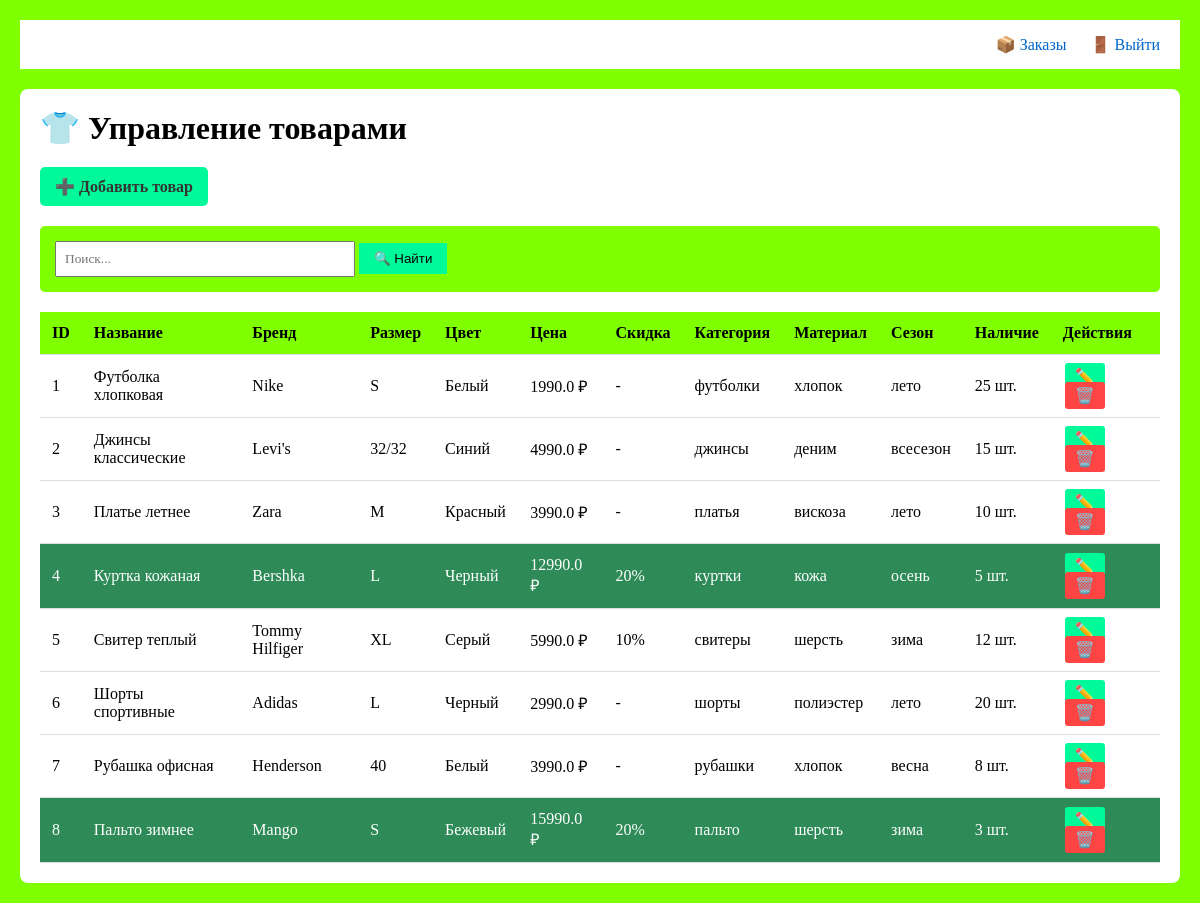
/admin/products (signed in), run on the app's committed database.
### tables this page shows
CREATE TABLE products (
            id INTEGER PRIMARY KEY AUTOINCREMENT,
            name TEXT,
            brand TEXT,
            size TEXT,
            color TEXT,
            price REAL,
            stock INTEGER,
            category TEXT,
            material TEXT,
            season TEXT
        );

### app.py (the view)
@app.route('/admin/products')
def admin_products():
    if 'user_id' not in session or session.get('role') != 'admin':
        flash('Нет доступа')
        return redirect(url_for('login'))
    conn = get_db()
    products = conn.execute("SELECT * FROM products").fetchall()
    conn.close()
    return render_template('admin_products.html', products=products)

### app.py (called while the page is built)
def get_db():
    conn = sqlite3.connect(DATABASE)
    conn.row_factory = sqlite3.Row
    return conn

### templates/admin_products.html (shortened to what this page needs)
<!DOCTYPE html>
<html>
<head>
</head>
<body>
    <div class="header">
        <a href="/admin/orders">📦 Заказы</a>
        <a href="/logout">🚪 Выйти</a>
    </div>
    <div class="container">
        <h1>👕 Управление товарами</h1>
        <a href="/admin/product/add" class="btn-add">➕ Добавить товар</a>
        <div class="search-box">
            <form method="GET">
                <input type="text" name="search" placeholder="Поиск..." value="{{ request.args.get('search', '') }}">
                <button type="submit">🔍 Найти</button>
            </form>
        </div>
        <table>
            <thead>
                <tr>
                    <th>ID</th><th>Название</th><th>Бренд</th><th>Размер</th>
                    <th>Цвет</th><th>Цена</th><th>Скидка</th>
                    <th>Категория</th><th>Материал</th><th>Сезон</th><th>Наличие</th><th>Действия</th>
                </tr>
            </thead>
            <tbody>
                {% for p in products %}
                {% set discount = 20 if p.price > 10000 else (10 if p.price > 5000 else 0) %}
                <tr {% if discount > 15 %}class="discount-high"{% endif %}>
                    <td>{{ p.id }}</td>
                    <td>{{ p.name }}</td>
                    <td>{{ p.brand }}</td>
                    <td>{{ p.size }}</td>
                    <td>{{ p.color }}</td>
                    <td>{{ p.price }} ₽</td>
                    <td>{% if discount > 0 %}{{ discount }}%{% else %}-{% endif %}</td>
                    <td>{{ p.category }}</td>
                    <td>{{ p.material }}</td>
                    <td>{{ p.season }}</td>
                    <td>{{ p.stock }} шт.</td>
                    <td>
                        <a href="/admin/product/edit/{{ p.id }}" class="btn-edit">✏️</a>
                        <a href="/admin/product/delete/{{ p.id }}" class="btn-del" onclick="return confirm('Удалить?')">🗑️</a>
                    </td>
                </tr>
                {% endfor %}
            </tbody>
        </table>
    </div>
</body>
</html>

### templates/admin_products.html (style rules this page uses)
* { margin: 0; padding: 0; box-sizing: border-box; }
body { font-family: 'Times New Roman', Times, serif; background-color: #7FFF00; padding: 20px; }
.header { background-color: #FFFFFF; padding: 15px 20px; margin-bottom: 20px; text-align: right; }
.header a { color: #0066cc; text-decoration: none; margin-left: 20px; }
.container { background-color: #FFFFFF; max-width: 1400px; margin: 0 auto; padding: 20px; border-radius: 8px; }
h1 { margin-bottom: 20px; }
.btn-add { background-color: #00FA9A; color: #333; padding: 10px 15px; display: inline-block; margin-bottom: 20px; text-decoration: none; border-radius: 5px; font-weight: bold; }
.btn-edit { background-color: #00FA9A; padding: 5px 10px; text-decoration: none; border-radius: 3px; margin: 0 2px; }
.btn-del { background-color: #ff4444; color: white; padding: 5px 10px; text-decoration: none; border-radius: 3px; margin: 0 2px; }
table { width: 100%; border-collapse: collapse; }
th, td { padding: 12px; text-align: left; border-bottom: 1px solid #ddd; }
th { background-color: #7FFF00; font-weight: bold; }
.discount-high { background-color: #2E8B57 !important; color: white; }
.search-box { margin-bottom: 20px; padding: 15px; background-color: #7FFF00; border-radius: 5px; }
.search-box input { font-family: 'Times New Roman', Times, serif; padding: 8px; width: 300px; }
.search-box button { background-color: #00FA9A; border: none; padding: 8px 15px; cursor: pointer; }

### data on the page
products: id "1", name "Футболка хлопковая", brand "Nike", size "S", color "Белый", price "1990.0", category "футболки", material "хлопок", season "лето", stock "25"
products: id "2", name "Джинсы классические", brand "Levi's", size "32/32", color "Синий", price "4990.0", category "джинсы", material "деним", season "всесезон", stock "15"
products: id "3", name "Платье летнее", brand "Zara", size "M", color "Красный", price "3990.0", category "платья", material "вискоза", season "лето", stock "10"
products: id "4", name "Куртка кожаная", brand "Bershka", size "L", color "Черный", price "12990.0", discount "20", category "куртки", material "кожа", season "осень", stock "5"
products: id "5", name "Свитер теплый", brand "Tommy Hilfiger", size "XL", color "Серый", price "5990.0", discount "10", category "свитеры", material "шерсть", season "зима", stock "12"
products: id "6", name "Шорты спортивные", brand "Adidas", size "L", color "Черный", price "2990.0", category "шорты", material "полиэстер", season "лето", stock "20"
products: id "7", name "Рубашка офисная", brand "Henderson", size "40", color "Белый", price "3990.0", category "рубашки", material "хлопок", season "весна", stock "8"
products: id "8", name "Пальто зимнее", brand "Mango", size "S", color "Бежевый", price "15990.0", discount "20", category "пальто", material "шерсть", season "зима", stock "3"
